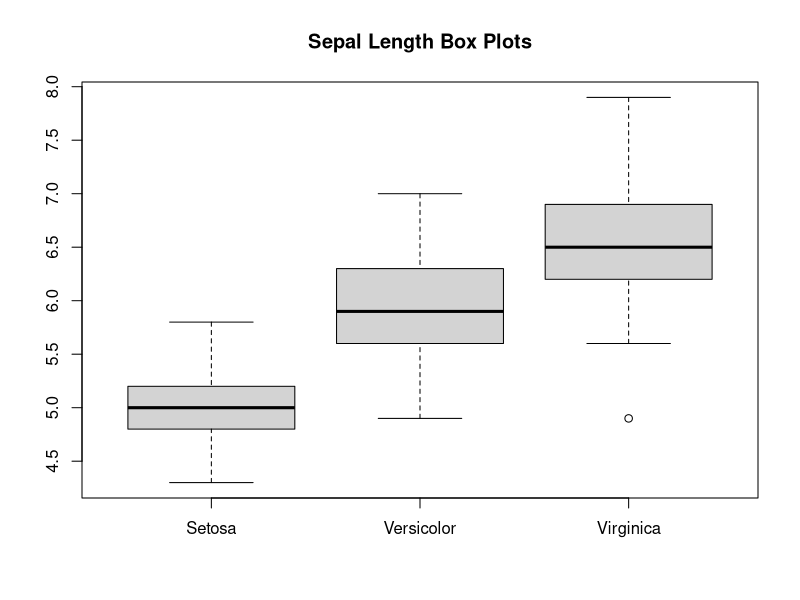

Generate this figure with R:


 # Multi-graph per boxplot explaination: 
 # https://www.geeksforgeeks.org/plot-multiple-boxplots-in-one-graph-in-r/


# for multiple data plots, the data needs to be "framed"
# I believe that means we take 3 sets of data and just
# staple them together in a special way.
# From the looks of it, the data is already organised in a useful way

# step 1: load data,
data(iris)

# step 2: chop up data and reformat it so we can use it
  # it seems the easiest way to do this is to manually extract the arrays
  # first grab subest for flower, then grab the (column?) for sepal length
SLenData <- data.frame (
  Setosa = subset(iris, Species ==     "setosa")$Sepal.Length,   
  ## sepal lengths for Iris Setosa
  Versicolor = subset(iris, Species == "versicolor")$Sepal.Length,  
  ## S-lengths for Iris Versicolor
  Virginica = subset(iris, Species == "virginica")$Sepal.Length
  ## S-lengths for Iris Virginica
)

# step 3: now that we have 3 data sets in one, box it!
boxplot(SLenData, main = "Sepal Length Box Plots")

## now repeat 3 more times
